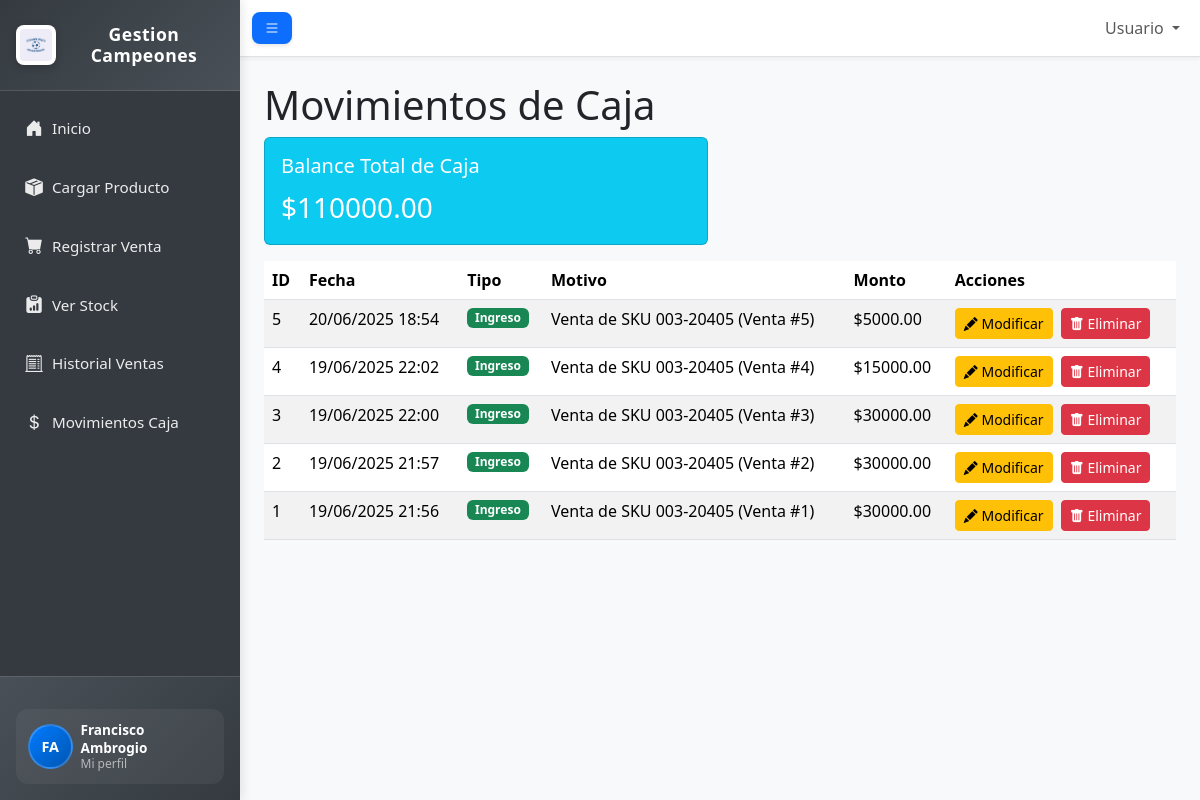
Page /movimientos_caja on the earlier database version.
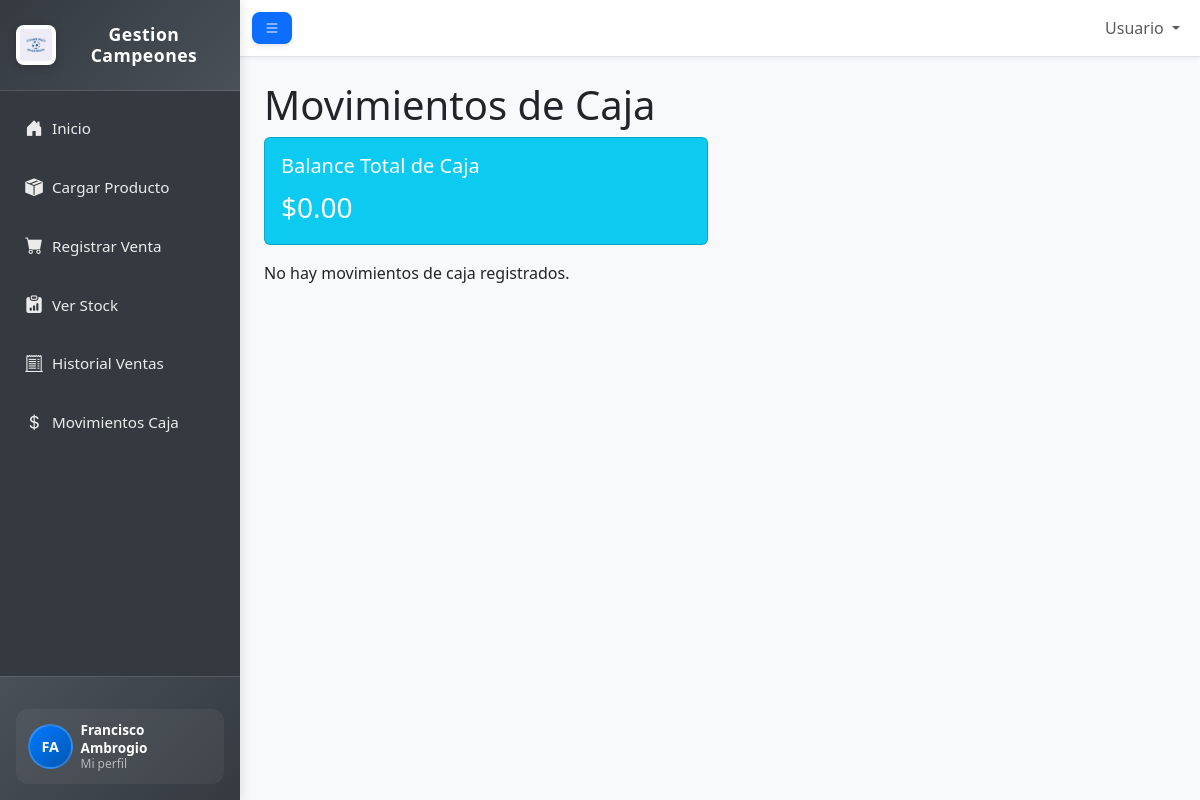
Same page on the later database version.
### models.py (models this page shows, shortened)
class Caja(db.Model):
    id = db.Column(db.Integer, primary_key=True)
    saldo = db.Column(db.Float, default=0.0)
    movimientos = db.relationship('MovimientoCaja', backref='caja', lazy=True, cascade="all, delete-orphan")

class MovimientoCaja(db.Model):
    id = db.Column(db.Integer, primary_key=True)
    caja_id = db.Column(db.Integer, db.ForeignKey('caja.id'), nullable=False) # <--- ¡CLAVE! Esto es lo que faltaba o estaba mal.
    fecha = db.Column(db.DateTime, default=datetime.utcnow)
    tipo = db.Column(db.String(20), nullable=False) # 'ingreso' o 'egreso'
    motivo = db.Column(db.String(255), nullable=False)
    monto = db.Column(db.Float, nullable=False)

### app.py (the view, shortened to what this page needs)
@app.route('/movimientos_caja', methods=['GET', 'POST'])
def movimientos_caja():
    form = MovimientoCajaForm()
    caja = Caja.query.first()
    if not caja:
        caja = Caja(saldo=0.0)
        db.session.add(caja)
        db.session.commit()
    movimientos = MovimientoCaja.query.filter_by(caja_id=caja.id).order_by(MovimientoCaja.fecha.desc()).all()
    balance_total = caja.saldo
    return render_template('movimientos_caja.html', form=form, caja=caja, movimientos=movimientos, balance_total=balance_total)

### app.py (called while the page is built)
@app.context_processor
def inject_datetime():
    return {'datetime': datetime}

### templates/movimientos_caja.html (shortened to what this page needs)
{% extends 'base.html' %}
{% block content %}
    <h1>Movimientos de Caja</h1>
    <div class="row mb-3">
        <div class="col-md-6">
            <div class="card bg-info text-white">
                <div class="card-body">
                    <h5 class="card-title">Balance Total de Caja</h5>
                    <p class="card-text fs-3">${{ "%.2f"|format(balance_total) if balance_total is not none else '0.00' }}</p>
                </div>
            </div>
        </div>
        </div>
    {% if movimientos %}
        <table class="table table-striped table-hover">
            <thead>
                <tr>
                    <th>ID</th>
                    <th>Fecha</th>
                    <th>Tipo</th>
                    <th>Motivo</th>
                    <th>Monto</th>
                    <th>Acciones</th>
                </tr>
            </thead>
            <tbody>
                {% for movimiento in movimientos %}
                    <tr>
                        <td>{{ movimiento.id }}</td>
                        <td>{{ movimiento.fecha.strftime('%d/%m/%Y %H:%M') }}</td>
                        <td>
                            <span class="badge {% if movimiento.tipo == 'ingreso' %}bg-success{% else %}bg-danger{% endif %}">
                                {{ movimiento.tipo.capitalize() }}
                            </span>
                        </td>
                        <td>{{ movimiento.motivo }}</td>
                        <td>${{ "%.2f"|format(movimiento.monto) }}</td>
                        <td>
                            <a href="{{ url_for('modificar_movimiento', movimiento_id=movimiento.id) }}" class="btn btn-sm btn-warning me-1">
                                <i class="bi bi-pencil-fill"></i> Modificar
                            </a>
                            <a href="{{ url_for('eliminar_movimiento', movimiento_id=movimiento.id) }}" class="btn btn-sm btn-danger" onclick="return confirm('¿Estás seguro de que quieres eliminar este movimiento?');">
                                <i class="bi bi-trash-fill"></i> Eliminar
                            </a>
                        </td>
                    </tr>
                {% endfor %}
            </tbody>
        </table>
    {% else %}
        <p>No hay movimientos de caja registrados.</p>
    {% endif %}
{% endblock %}

Differences in the rows shown:
removed MovimientoCaja: id "5", fecha "20/06/2025 18:54", tipo "Ingreso", motivo "Venta de SKU 003-20405 (Venta #5)", monto "5000.00"
removed MovimientoCaja: id "4", fecha "19/06/2025 22:02", tipo "Ingreso", motivo "Venta de SKU 003-20405 (Venta #4)", monto "15000.00"
removed MovimientoCaja: id "3", fecha "19/06/2025 22:00", tipo "Ingreso", motivo "Venta de SKU 003-20405 (Venta #3)", monto "30000.00"
removed MovimientoCaja: id "2", fecha "19/06/2025 21:57", tipo "Ingreso", motivo "Venta de SKU 003-20405 (Venta #2)", monto "30000.00"
removed MovimientoCaja: id "1", fecha "19/06/2025 21:56", tipo "Ingreso", motivo "Venta de SKU 003-20405 (Venta #1)", monto "30000.00"
changed Caja: saldo "110000.00" → "0.00"
Other differences:
text no longer shown: "ID Fecha Tipo Motivo Monto Acciones"
text now shown: "No hay movimientos de caja registrados."
